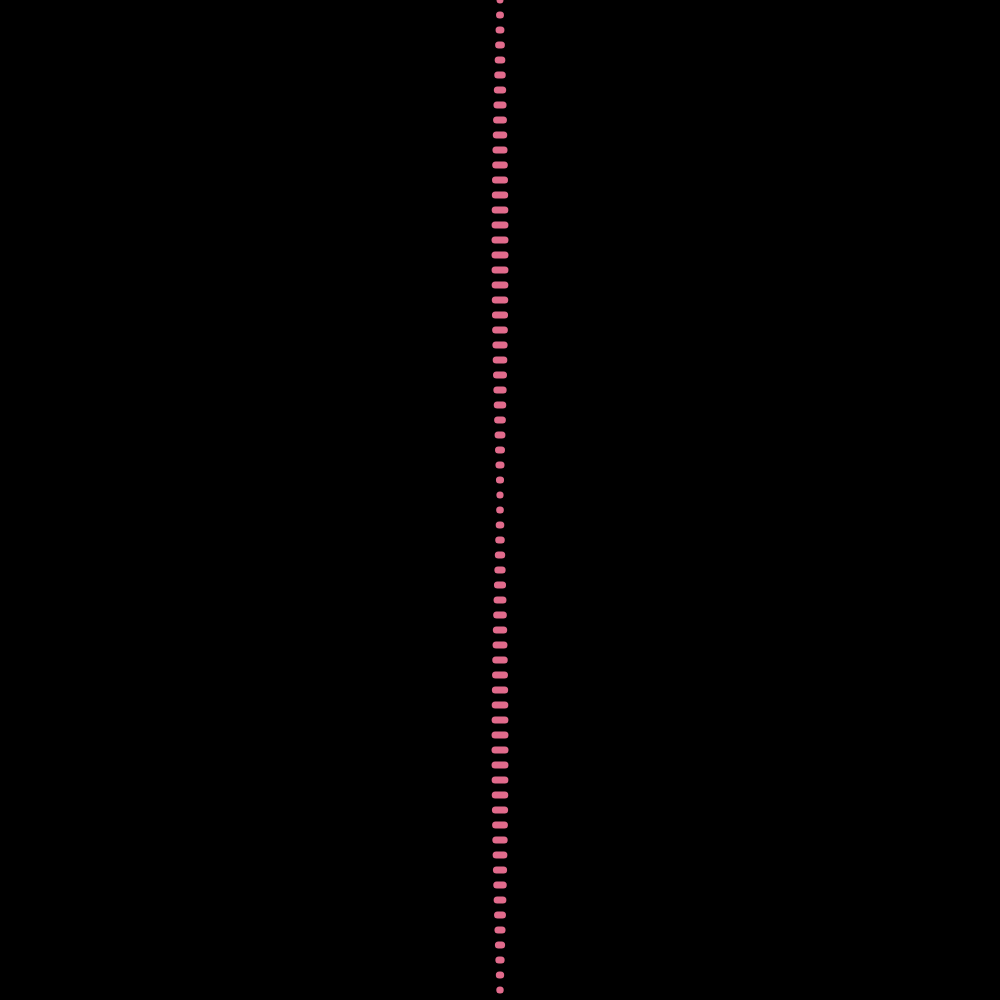
Frame 1 (no input)
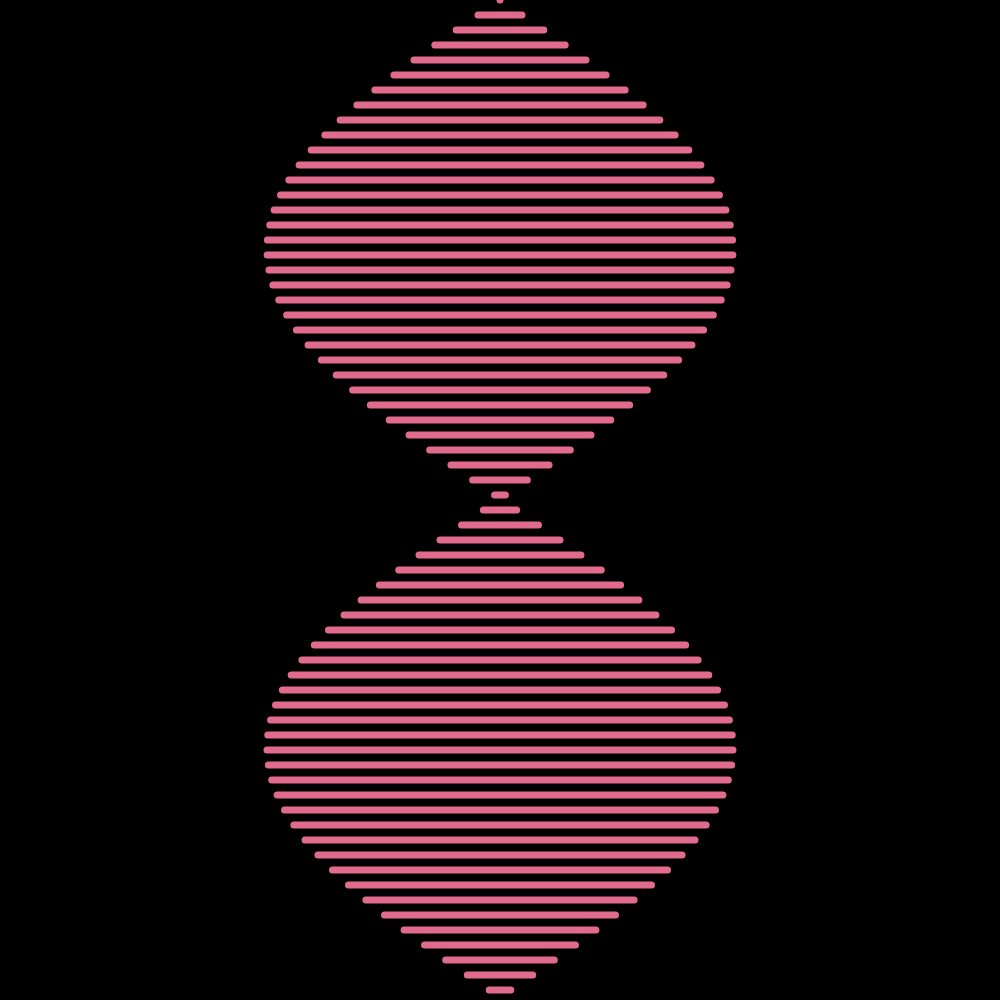
Frame 60 (no input)
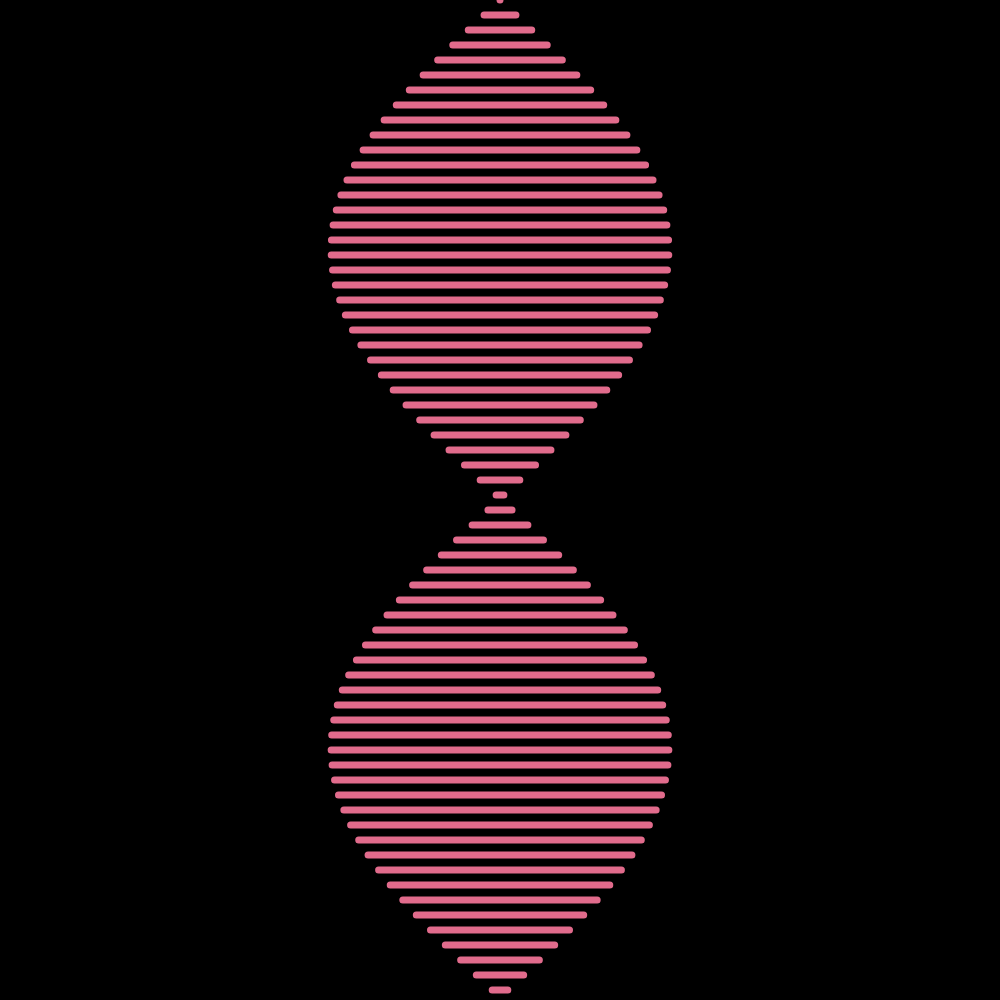
Frame 120 (the mouse pressed at the canvas centre since frame 60)

The p5.js sketch that drew these frames (run headless with seeded random() and noise() and a simulated clock; from frame 60 on, the mouse is pressed at the canvas centre):

// p5.js sketch
// ── sketch.js
let off=0

function setup(){
  createCanvas(1000,1000)
  }

function draw(){
  background(0)
  let a=0.0063
  stroke(225,107,140)
  strokeWeight(7)
  
  for(let i=0;i<height;i+=15){
    let r = 250*sin(frameCount*0.02)
    line(width/2-r*sin(a*i+off),i,width/2+r*sin(a*i+off),i)
    }
  }
